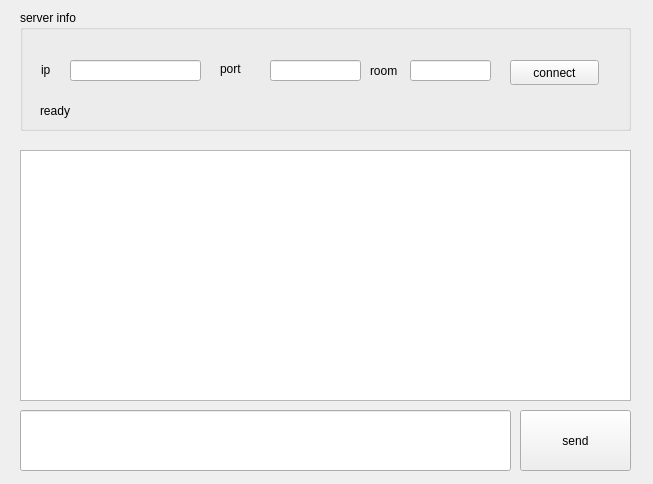
<?xml version="1.0" encoding="UTF-8"?>
<ui version="4.0">
 <class>IMWindow</class>
 <widget class="QMainWindow" name="IMWindow">
  <property name="geometry">
   <rect>
    <x>0</x>
    <y>0</y>
    <width>653</width>
    <height>484</height>
   </rect>
  </property>
  <property name="windowTitle">
   <string>eIM-即时通信-Client</string>
  </property>
  <widget class="QWidget" name="centralWidget">
   <widget class="QGroupBox" name="serverInfoContainer">
    <property name="geometry">
     <rect>
      <x>20</x>
      <y>10</y>
      <width>611</width>
      <height>121</height>
     </rect>
    </property>
    <property name="title">
     <string>server info</string>
    </property>
    <widget class="QLabel" name="labelIp">
     <property name="geometry">
      <rect>
       <x>21</x>
       <y>51</y>
       <width>16</width>
       <height>17</height>
      </rect>
     </property>
     <property name="text">
      <string>ip</string>
     </property>
    </widget>
    <widget class="QLabel" name="labelPort">
     <property name="geometry">
      <rect>
       <x>200</x>
       <y>50</y>
       <width>30</width>
       <height>17</height>
      </rect>
     </property>
     <property name="text">
      <string>port</string>
     </property>
    </widget>
    <widget class="QLineEdit" name="port">
     <property name="geometry">
      <rect>
       <x>250</x>
       <y>50</y>
       <width>91</width>
       <height>21</height>
      </rect>
     </property>
    </widget>
    <widget class="QLineEdit" name="serverIp">
     <property name="geometry">
      <rect>
       <x>50</x>
       <y>50</y>
       <width>131</width>
       <height>21</height>
      </rect>
     </property>
    </widget>
    <widget class="QPushButton" name="connectBtn">
     <property name="geometry">
      <rect>
       <x>490</x>
       <y>50</y>
       <width>89</width>
       <height>25</height>
      </rect>
     </property>
     <property name="text">
      <string>connect</string>
     </property>
    </widget>
    <widget class="QLabel" name="labelRoom">
     <property name="geometry">
      <rect>
       <x>350</x>
       <y>50</y>
       <width>41</width>
       <height>21</height>
      </rect>
     </property>
     <property name="text">
      <string>room</string>
     </property>
    </widget>
    <widget class="QLineEdit" name="roomNumber">
     <property name="geometry">
      <rect>
       <x>390</x>
       <y>50</y>
       <width>81</width>
       <height>21</height>
      </rect>
     </property>
    </widget>
    <widget class="QLabel" name="connectionStatus">
     <property name="geometry">
      <rect>
       <x>20</x>
       <y>90</y>
       <width>571</width>
       <height>21</height>
      </rect>
     </property>
     <property name="text">
      <string>ready</string>
     </property>
    </widget>
   </widget>
   <widget class="QLineEdit" name="msg">
    <property name="geometry">
     <rect>
      <x>20</x>
      <y>410</y>
      <width>491</width>
      <height>61</height>
     </rect>
    </property>
   </widget>
   <widget class="QTextBrowser" name="infos">
    <property name="geometry">
     <rect>
      <x>20</x>
      <y>150</y>
      <width>611</width>
      <height>251</height>
     </rect>
    </property>
   </widget>
   <widget class="QPushButton" name="send">
    <property name="geometry">
     <rect>
      <x>520</x>
      <y>410</y>
      <width>111</width>
      <height>61</height>
     </rect>
    </property>
    <property name="text">
     <string>send</string>
    </property>
   </widget>
  </widget>
  <action name="actionAbout">
   <property name="text">
    <string>About</string>
   </property>
  </action>
 </widget>
 <layoutdefault spacing="6" margin="11"/>
 <tabstops>
  <tabstop>serverIp</tabstop>
  <tabstop>port</tabstop>
  <tabstop>roomNumber</tabstop>
  <tabstop>connectBtn</tabstop>
 </tabstops>
 <resources/>
 <connections/>
</ui>
